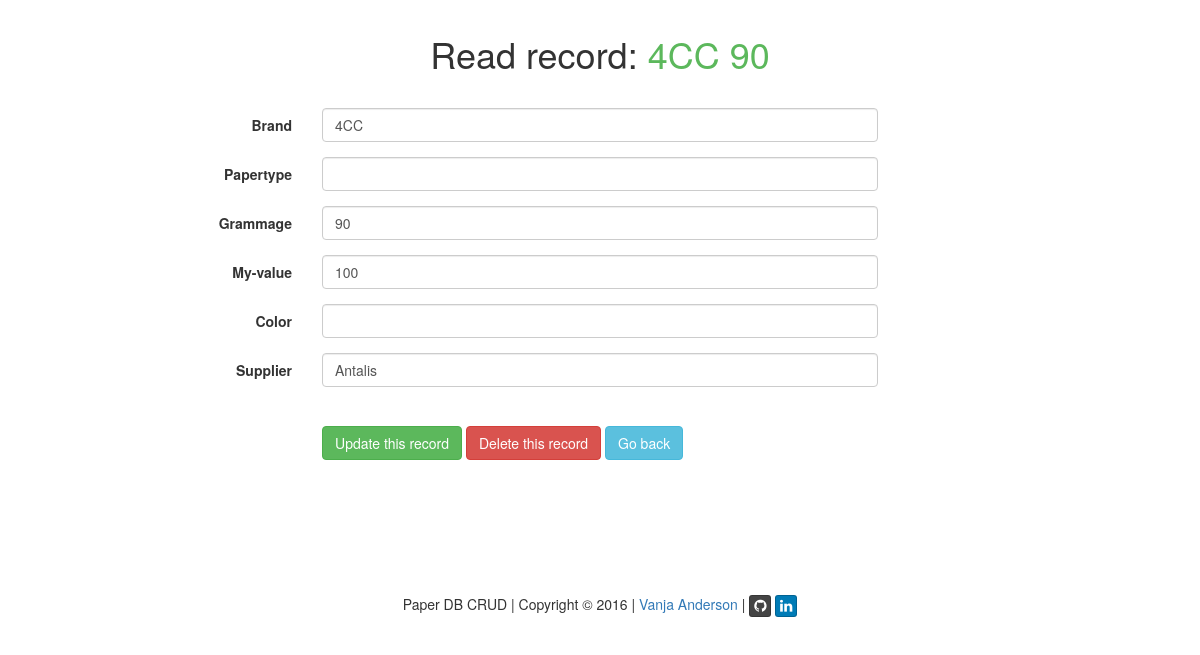
Page /?q=read_paper&id=1 (signed in) on the committed database.
### tables this page shows
CREATE TABLE IF NOT EXISTS paper (
  id int(11) NOT NULL AUTO_INCREMENT,
  brand varchar(45) NOT NULL,
  type varchar(45) NOT NULL,
  color varchar(45) DEFAULT ' ',
  supplier varchar(45) NOT NULL,
  grammage int(4) NOT NULL,
  my int(4) NOT NULL,
  user char(8) NOT NULL,
  PRIMARY KEY (id),
   
  CONSTRAINT paper_brand_fk FOREIGN KEY (brand) REFERENCES brand(brand),
  CONSTRAINT paper_type_fk FOREIGN KEY (type) REFERENCES type(type),
  CONSTRAINT paper_color_fk FOREIGN KEY (color) REFERENCES color(color),
  CONSTRAINT paper_supplier_fk FOREIGN KEY (supplier) REFERENCES supplier(name),
  CONSTRAINT paper_user_fk FOREIGN KEY (user) REFERENCES user(name)
);

### index.php (called while the page is built, shortened)
<?php
require('script/functions.php');
$q = null;
$page = "";
if(isset($_GET['q'])) {
	$q = $_GET['q'];
}
switch($q) {
	case "read_paper": {
		$page = 'content/read_paper.php';
	} break;
}
include('inc/header.php');
include($page);
include('inc/footer.php');
?>

### script/functions.php (called while the page is built, shortened)
<?php
function output_from_database($sql, $attr) {
	$pdo = CDatabase::connect();
	$pdo->setAttribute(PDO::ATTR_ERRMODE, PDO::ERRMODE_EXCEPTION);
	$stmt = $pdo->prepare($sql);
	$stmt->execute(explode(", ",$attr));
	return $stmt->fetch(PDO::FETCH_ASSOC);
}
?>

### content/read_paper.php (the view)
<?php
$id = null;
if ( !empty($_GET['id'])) {
	$id = $_REQUEST['id'];
}
if ( $id === null ) {
	header('Location:?q=start');
} else {
	$data = output_from_database('SELECT * FROM paper WHERE id = ?', "$id");
}
?>
		<div class="row">
			<h1 class="text-center empty-row-after"><?=READ_PAPER_TITLE;?> <span class="success_green"><?=$data['brand'];?> <?=$data['type'];?><?=$data['grammage'];?></span></h1>
		</div>
		<div class="row">
			<form class="form-horizontal" action="#" method="post" role="form">
				<div class="form-group">
					<label for="brand" class="control-label col-sm-3"><?=BRAND_TITLE;?></label>
					<div class="controls col-sm-6">
	                    <input name="brand" class="form-control <?=$brandClass;?>" type="text" value="<?=$data['brand'];?>" />
					</div>
				</div>
				<div class="form-group">
					<label for="type" class="control-label col-sm-3"><?=TYPE_TITLE;?></label>
					<div class="controls col-sm-6">
						<input name="type" class="form-control <?=$typeClass;?>" value="<?=$data['type'];?>" />
					</div>
				</div>
				<div class="form-group">
					<label for="grammage" class="control-label col-sm-3"><?=GRAMMAGE_TITLE;?></label>
					<div class="controls col-sm-6">
						<input name="grammage" class="form-control <?=$grammageClass;?>" value="<?=$data['grammage'];?>" />
					</div>
				</div>
				<div class="form-group">
					<label for="my" class="control-label col-sm-3"><?=MY_TITLE;?></label>
					<div class="controls col-sm-6">
						<input name="my" class="form-control <?=$myClass;?>" value="<?=$data['my'];?>" />
					</div>
				</div>
				<div class="form-group">
					<label for="color" class="control-label col-sm-3"><?=COLOR_TITLE;?></label>
					<div class="controls col-sm-6">
						<input name="color" class="form-control" value="<?=$data['color'];?>" />
					</div>
				</div>
				<div class="form-group empty-row-after">
					<label for="supplier" class="control-label col-sm-3"><?=SUPPLIER_TITLE;?></label>
					<div class="controls col-sm-6">
						<input name="supplier" class="form-control" value="<?=$data['supplier'];?>" />
					</div>
				</div>
				<div class="form-group">
					<div class="col-sm-offset-3 col-sm-6">
						<?php if($_SESSION['role']):?>
						<a class="btn btn-success" role="button" href="?q=update_paper&amp;id=<?=$data['id'];?>"><?=BUTTON_UPDATE;?> this record</a>
						<a class="btn btn-danger" role="button" href="?q=delete_paper&amp;id=<?=$data['id'];?>&amp;brand=<?=$data['brand'];?>&amp;type=<?=$data['type'];?>&amp;grammage=<?=$data['grammage'];?>"><?=BUTTON_DELETE;?> this record</a>
						<?php endif;?>
						<a class="btn btn-info" role="button" href="<?=DOCUMENT_ROOT;?>"><?=BUTTON_BACK;?></a>
					</div>
				</div>
			</form>
		</div>

### css/my.css (style rules this page uses)
.empty-row-after { padding-bottom: 24px; }
.success_green { color: #5cb85c; }

### rows in the picture
paper: brand "4CC", grammage "90", my "100", supplier "Antalis"

### other values in the picture
READ_PAPER_TITLE "Read record:"
BRAND_TITLE "Brand"
TYPE_TITLE "Papertype"
GRAMMAGE_TITLE "Grammage"
MY_TITLE "My-value"
COLOR_TITLE "Color"
SUPPLIER_TITLE "Supplier"
BUTTON_UPDATE "Update"
BUTTON_DELETE "Delete"
BUTTON_BACK "Go back"
WEB_PAGE_TITLE "Paper DB CRUD"
